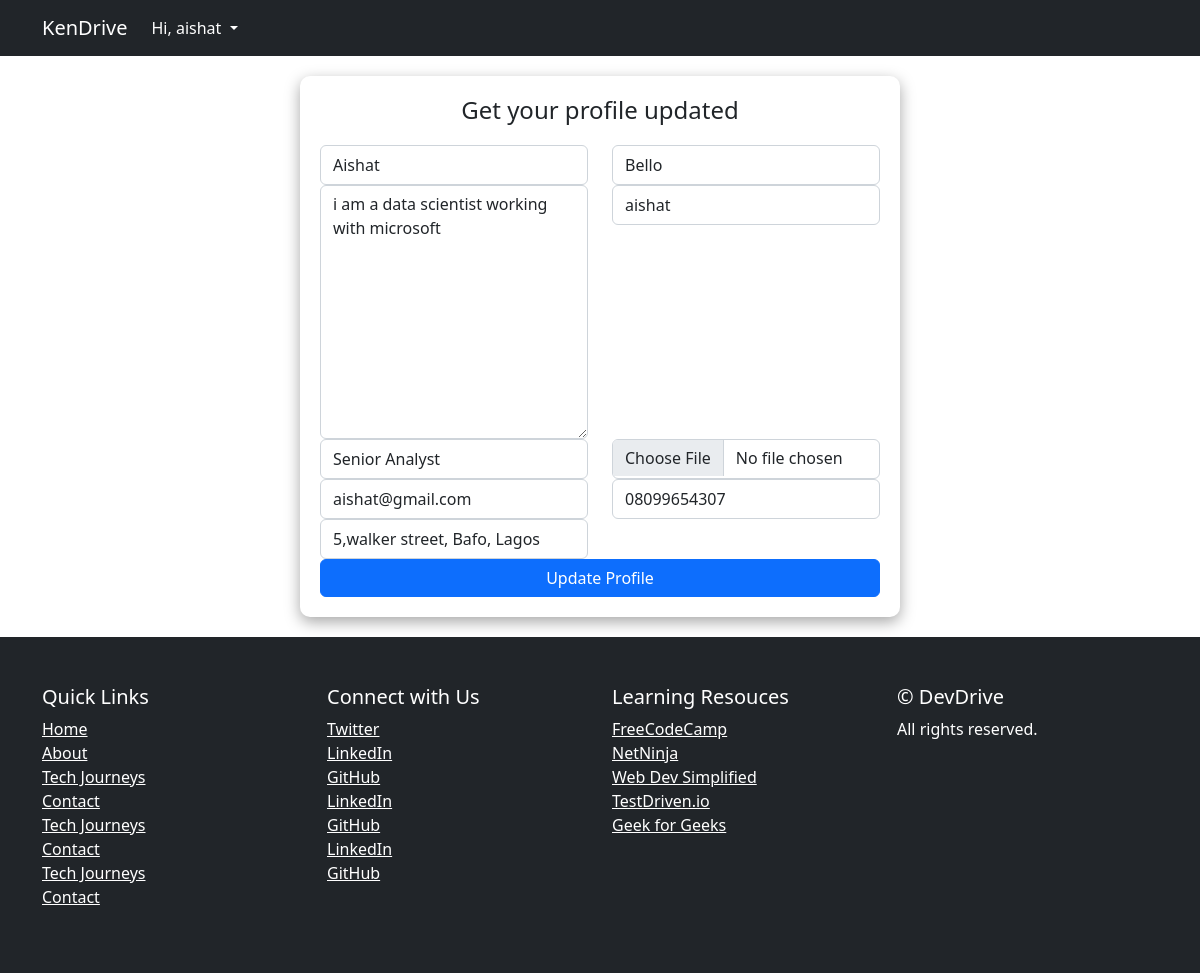
The app's page /user/update_profile (signed in) with its own data.
### core/models.py (models this page shows, shortened)
class CustomUser(AbstractUser):
    email = models.EmailField(unique = True)
    profile_pic = models.ImageField(upload_to="p_img",blank=True, null=True)
    address = models.CharField(max_length=50,blank=True, null=True)
    phone =models.CharField(max_length=11,blank=True, null=True)
    role= models.CharField(max_length=50,blank=True,null= True)
    bio = models.TextField(blank=True, null=True)
    USERNAME_FIELD = "email"
    REQUIRED_FIELDS = ("username",)

### core/views.py (the view)
# urls.py: path("update_profile", views.update_profile,name= "update_profile")
@login_required(login_url="signin")
def update_profile(request):
    if request.user.is_authenticated:
        user = request.user
        form = UpdateProfileForm(instance=user)
        if request.method == "POST":
            form = UpdateProfileForm(request.POST,request.FILES,instance = user)
            if form.is_valid():
                form.save()
                messages.success(request, "Profile created Successfully!")
                return redirect("profile")
    context={"form": form}
    return render(request,'core/update_profile.html',context)

### core/templates/core/update_profile.html (shortened to what this page needs)
{% extends 'base.html'%}
{% block content %}
<form action="" method="POST" enctype="multipart/form-data">
   <h4>Get your profile updated</h4>
   <div class="row">
        {% for field in form %}
        {% if field.errors%}
        <div class="col-md-6">
            <div class="col-mb-3">
                {{field}}
            </div>
            <small>{{field.errors}}</small>
        </div>
        {% else %}
        <div class="col-md-6">
            <div class="col-mb-3">
                {{field}}
            </div>
        </div>
        {% endif %}
        {% endfor %}
    </div>
   <button class="btn btn-primary" style="width: 100%;">Update Profile</button>
</form>
{% endblock content%}

### templates/base.html (shortened to what this page needs)
<!DOCTYPE html>
{% load static %}
<html lang="en">
    <head>
        <link href="{% static 'css/styles.css' %}" rel="stylesheet" />
    </head>
    <body>
        <nav class="navbar mynav navbar-expand-lg navbar-dark bg-dark">
            <div class="container">
                <a class="navbar-brand me-8" href="{% url 'index' %}">KenDrive</a>
              <div class="collapse navbar-collapse" id="navbarNavDropdown">
                <ul class="navbar-nav">
                {% if request.user.is_authenticated %}
                  <li class="nav-item active dropdown">
                    <a class="nav-link dropdown-toggle" href="#" role="button" style="color: white" data-bs-toggle="dropdown" aria-expanded="false">
                      Hi, {{request.user.username}}
                    </a>
                  </li>
                {% endif %}
                </ul>
              </div>
            </div>
          </nav>
    {% block content %}{% endblock content %}
    <footer class="py-5 bg-dark">
        <div class="container">
            <div class="row">
            <div class="col-lg-3 col-md-6">
                <h5 class="text-white">Quick Links</h5>
                <ul class="list-unstyled">
                <li><a href="#" class="text-white">Home</a></li>
                <li><a href="#" class="text-white">About</a></li>
                <li><a href="#" class="text-white">Tech Journeys</a></li>
                <li><a href="#" class="text-white">Contact</a></li>
                <li><a href="#" class="text-white">Tech Journeys</a></li>
                <li><a href="#" class="text-white">Contact</a></li>
                <li><a href="#" class="text-white">Tech Journeys</a></li>
                <li><a href="#" class="text-white">Contact</a></li>
                </ul>
            </div>
            <div class="col-lg-3 col-md-6">
                <h5 class="text-white">Connect with Us</h5>
                <ul class="list-unstyled">
                <li><a href="#" target="_blank" class="text-white">Twitter</a></li>
                <li><a href="#" target="_blank" class="text-white">LinkedIn</a></li>
                <li><a href="#" target="_blank" class="text-white">GitHub</a></li>
                <li><a href="#" target="_blank" class="text-white">LinkedIn</a></li>
                <li><a href="#" target="_blank" class="text-white">GitHub</a></li>
                <li><a href="#" target="_blank" class="text-white">LinkedIn</a></li>
                <li><a href="#" target="_blank" class="text-white">GitHub</a></li>
                </ul>
            </div>
                <div class="col-lg-3 col-md-6">
                <h5 class="text-white">Learning Resouces</h5>
                <ul class="list-unstyled">
                <li><a href="#" target="_blank" class="text-white">FreeCodeCamp</a></li>
                <li><a href="#" target="_blank" class="text-white">NetNinja</a></li>
                <li><a href="#" target="_blank" class="text-white">Web Dev Simplified</a></li>
                <li><a href="#" target="_blank" class="text-white">TestDriven.io</a></li>
                <li><a href="#" target="_blank" class="text-white">Geek for Geeks</a></li>
                </ul>
            </div>
            <div class="col-lg-3">
                <h5 class="text-white">© DevDrive</h5>
                <p class="text-white">All rights reserved.</p>
            </div>
            </div>
        </div>
        </footer>
    </body>
</html>

### core/templates/core/update_profile.html (style rules this page uses)
form { box-shadow: rgba(0, 0, 0, 0.35) 0px 5px 15px; background-color: white; width: 600px !important; border-radius: 10px; padding: 20px 20px 20px 20px !important; margin: 20px auto !important }
form input { height: 40px !important; }
form h4 { margin-bottom: 20px !important; text-align: center !important }

### records on screen
CustomUser: user.username "aishat", form "Aishat" "Bello" "i am a data scientist working with microsoft" "aishat" "Senior Analyst" "aishat@gmail.com" "08099654307" "5,walker street, Bafo, Lagos"
